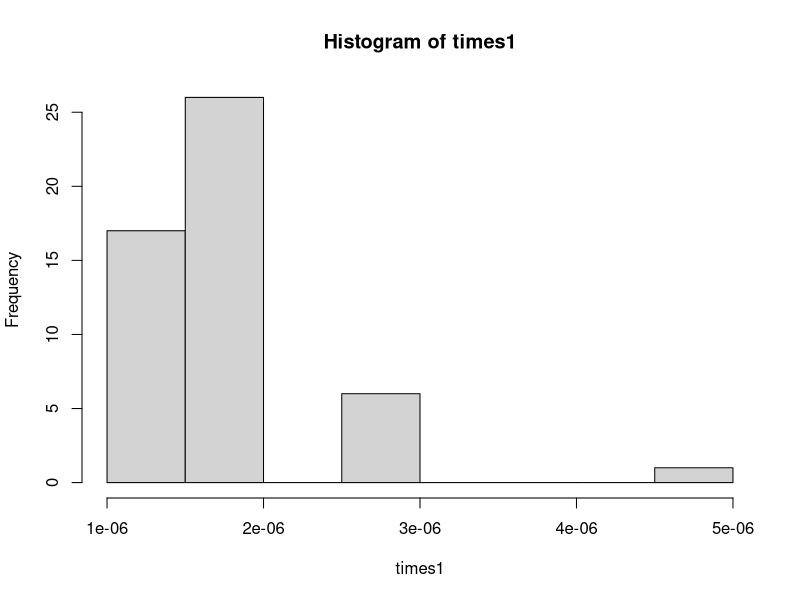
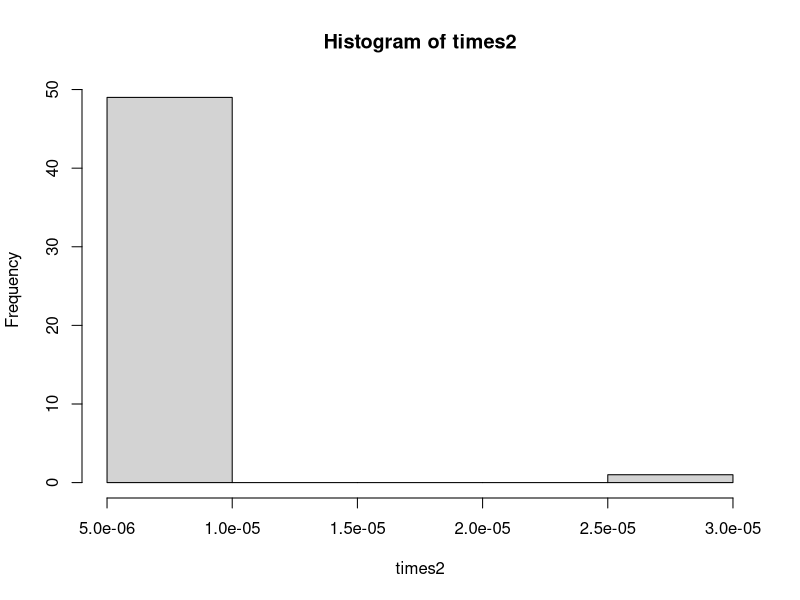

The R script that drew these images, in order:
x=c(0,1,0,0,1,1,0,1,1)
y=c(0,1,1,1,1,0,0,1,1)

n=4
times1=rep(0,50)
for (j in 1:50){
  times1[j]=proc.time()[1]
  for(i in 1:1000){
    sum(x[1:n]*2^(0:(n-1)))*sum(y[1:n]*2^(0:(n-1)))
    
  }
  times1[j]=((proc.time()[1]-times1[j]))/1000
}
times1[1:10]
hist(times1)
times2=rep(0,50)
for (j in 1:50){
  times2[j]=proc.time()[1]
  for(i in 1:1000){
    a=sum(convolve(x[1:n]*2^(0:(n-1)),y[1:n]*2^(0:(n-1))))
    
  }
  times2[j]=((proc.time()[1]-times2[j]))/1000
}
hist(times2)
